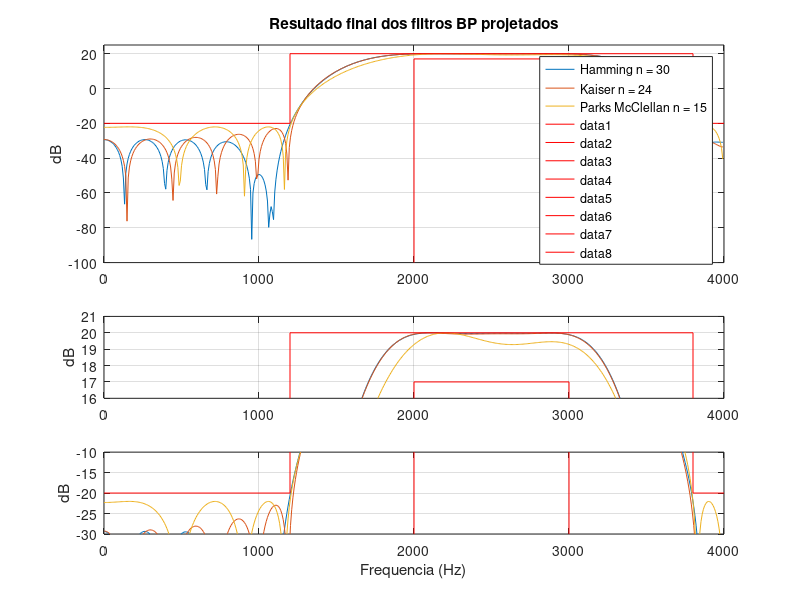

The MATLAB source for this figure:
clear all
close all
clc

% Comparacao dos filtros BP com janela fixa, ajustavel e Parks McClellan

% Dados iniciais
f1 = 1200; 
f2 = 2000; 
f3 = 3000;
f4 = 3800;
fa = 8000;
fN = fa/2;
Ap = 3; 
Apa = Ap/2;
As = 40;
Gtopo = 20;
Gp = 17;
Gs = -20;

fs1 = f1;
fp1 = f2;
fp2 = f3;
fs2 = f4;
ws1 = fs1/fN;
wp1 = fp1/fN;
wp2 = fp2/fN;
ws2 = fs2/fN;

fva = [0 ws1 ws1 ws2 ws2 1 1 wp2 wp2 wp1 wp1];
Amin_a = -Gs+80;
mva = [Gs Gs Gtopo Gtopo Gs Gs -Amin_a -Amin_a Gp Gp -Amin_a];


%% Janela Fixa 
ws2m = 0.9485;
Dws2 = ws2m-ws2;
Dwm = Dws2/2;
wc1 = (ws1+wp1)/2+Dwm;
wc2 = (ws2+wp2)/2+Dwm;
n_fixa = 30;
M = n_fixa/2;
CBP = wc2*sinc(wc2*(-M:M))-wc1*sinc(wc1*(-M:M));
bHamming = CBP.*hamming(2*M+1)';
bHamming = bHamming/(10^(0.034/20));
bHamming_ajustado = bHamming*10^(Gtopo/20);

%% Janela ajustavel
fcuts = [fs1 fp1 fp2 fs2];
a = [0 1 0];
dev = [10^(-As/20) (10^(Apa/20)-1)/(10^(Apa/20)+1) 10^(-As/20)];
[n,Wn,beta,ftype] = kaiserord(fcuts,a,dev,fa);
n_ajustavel = n+1;
L = n_ajustavel+1;
bKaiser = fir1(n_ajustavel,Wn,ftype,kaiser(L,beta),'noscale');
bKaiser = bKaiser/(10^(0.06/20));
bKaiser_ajustado = bKaiser*10^(Gtopo/20);

%% Parks McClellan
fcuts = [fs1 fp1 fp2 fs2];
a = [0 1 0];
dev = [10^(-As/20) (10^(Apa/20)-1)/(10^(Apa/20)+1) 10^(-As/20)];
[n,fo,ao,w] = firpmord(fcuts,a,dev,fa);
n_PM = 15;
w = [5 1 5]';
bPM = firpm(n_PM,fo,ao,w);
bPM = bPM/(10^(0.355/20));
bPM_ajustado = bPM*10^(Gtopo/20);

%% Comparando os filtros

% Magnitude
subplot(4,2,1:4)
[H1,w1] = freqz(bHamming_ajustado);
plot(w1*fa/2/pi,20*log10(abs(H1))); grid on;
xlim([0 fN])
ylim([-Amin_a Gtopo+5])
hold on
[H2,w2] = freqz(bKaiser_ajustado);
plot(w2*fa/2/pi,20*log10(abs(H2))); grid on;
hold on
[H3,w3] = freqz(bPM_ajustado);
plot(w3*fa/2/pi,20*log10(abs(H3))); grid on;
legend(['Hamming n = ', num2str(n_fixa)],['Kaiser n = ', num2str(n_ajustavel)],['Parks McClellan n = ', num2str(n_PM)]);
title('Resultado final dos filtros BP projetados')
ylabel('dB')

line([0 fs1],[Gs Gs],'Color','red')
line([fs1 fs1],[Gs Gtopo],'Color','red')
line([fs1 fs2],[Gtopo Gtopo],'Color','red')
line([fs2 fs2],[Gtopo Gs],'Color','red')
line([fs2 fN],[Gs Gs],'Color','red')

line([fp1 fp1],[-Amin_a Gp],'Color','red')
line([fp1 fp2],[Gp Gp],'Color','red')
line([fp2 fp2],[-Amin_a Gp],'Color','red')

% Detalhe banda de passagem
subplot(4,2,5:6)
plot(w1*fa/2/pi,20*log10(abs(H1))); grid on;
xlim([0 fN])
ylim([Gp-1 Gtopo+1])
hold on
plot(w2*fa/2/pi,20*log10(abs(H2))); grid on;
hold on
plot(w3*fa/2/pi,20*log10(abs(H3))); grid on;
ylabel('dB')

line([0 fs1],[Gs Gs],'Color','red')
line([fs1 fs1],[Gs Gtopo],'Color','red')
line([fs1 fs2],[Gtopo Gtopo],'Color','red')
line([fs2 fs2],[Gtopo Gs],'Color','red')
line([fs2 fN],[Gs Gs],'Color','red')

line([fp1 fp1],[-Amin_a Gp],'Color','red')
line([fp1 fp2],[Gp Gp],'Color','red')
line([fp2 fp2],[-Amin_a Gp],'Color','red')

% Detalhe banda de rejeicao 
subplot(4,2,7:8)
plot(w1*fa/2/pi,20*log10(abs(H1))); grid on;
xlim([0 fN])
ylim([Gs-10 Gs+10])
hold on
plot(w2*fa/2/pi,20*log10(abs(H2))); grid on;
hold on
plot(w3*fa/2/pi,20*log10(abs(H3))); grid on;
ylabel('dB')
xlabel('Frequencia (Hz)')

line([0 fs1],[Gs Gs],'Color','red')
line([fs1 fs1],[Gs Gtopo],'Color','red')
line([fs1 fs2],[Gtopo Gtopo],'Color','red')
line([fs2 fs2],[Gtopo Gs],'Color','red')
line([fs2 fN],[Gs Gs],'Color','red')

line([fp1 fp1],[-Amin_a Gp],'Color','red')
line([fp1 fp2],[Gp Gp],'Color','red')
line([fp2 fp2],[-Amin_a Gp],'Color','red')
